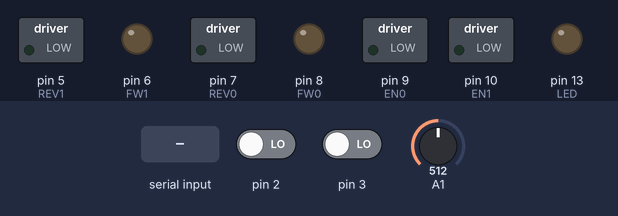
Simulated run of this sketch. Board: Arduino Nano, built with avr-gcc and run on an emulated ATmega328P. Parts: switched loads named in the sketch (green lamp = pin HIGH), output pins drawn as LEDs (lit = HIGH). The inputs (shaded band) are chosen by the test bench; at power-on: pin 2 LOW, pin 3 LOW, A1 = 512. What the sketch prints to the serial monitor is not drawn.

Above: at 2.2 s.
2.3 s: "T90\n" received over Serial
At 3.1 s:
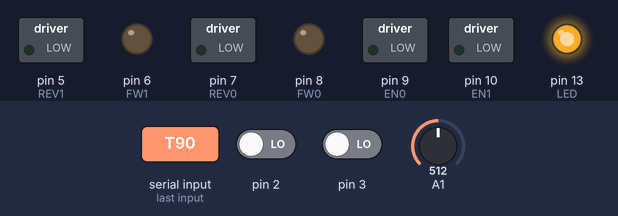
3.8 s: "T" received over Serial
At 4.4 s:
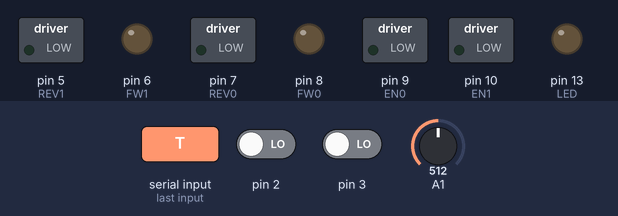
5.3 s: "T,45\n" received over Serial
At 6.6 s:
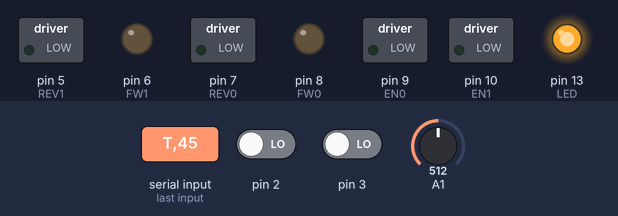
Timing chart, 0 to 8.3 s (numbered marks = the images above; inputs shaded):
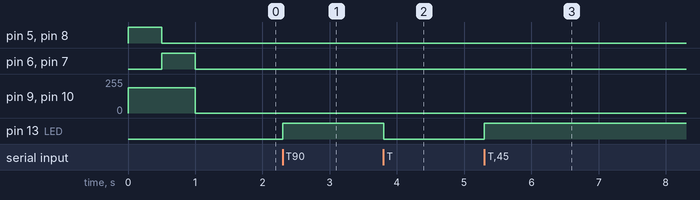

Measured:
- after the input at 2.3 s, pin 13 (LED): LOW → HIGH at once
- after the input at 3.8 s, pin 13 (LED): HIGH → LOW at once
- after the input at 5.3 s, pin 13 (LED): LOW → HIGH at once

The sketch:

Tech01MotorDriver.ino
```cpp
/*
  DC_Motor_Driver
  https://github.com/techn0man1ac/DC_Motor_Driver

  by Techn0man1ac Labs, 2022
*/

#define LED 13

//Left motor driver
#define EN1 10 // PWM
#define REV1 5
#define FW1 6

//Right motor driver
#define EN0 9 // PWM
#define REV0 7
#define FW0 8

#define PassReboot 32123 // Passwors for reboot CPU

int LeftMotor = 0; // -255..255
int RightMotor = 0; // In here right motor speed

long distanceLMotor = 0;
long distanceRMotor = 0;

long distanceLMTemp = 0;
long distanceRMTemp = 0;
bool MoveOn = false; // Move enable

unsigned long previousMillis = 0;
#define interval 100

unsigned int ADCBattRaw = 0;
float BattVoltage = 0.0;
unsigned int CPUVoltage = 0;

void setup() {
  pinMode(EN0, OUTPUT);
  digitalWrite(EN0, HIGH);
  pinMode(EN1, OUTPUT);
  digitalWrite(EN1, HIGH);
  pinMode(REV0, OUTPUT);
  digitalWrite(REV0, LOW);
  pinMode(REV1, OUTPUT);
  digitalWrite(REV1, LOW);
  pinMode(FW0, OUTPUT);
  digitalWrite(FW0, LOW);
  pinMode(FW1, OUTPUT);
  digitalWrite(FW1, LOW);
  pinMode(LED, OUTPUT);

  // Pins D9 and D10 - 4 kHz
  // TCCR1A = 0b00000001; // 8bit
  // TCCR1B = 0b00000010; // x8 phase correct
  // https://nerdytechy.com/how-to-change-the-pwm-frequency-of-arduino/

  MtrsSpdSet(64, -64); // Test move
  delay(500);
  MtrsSpdSet(-64, 64);
  delay(500);
  MtrsSpdSet(0, 0);

  Serial.begin(115200); // UART speed ESP8266 <-> Arduino Nano, must be same all boards
  Serial.setTimeout(5);  // sets the maximum milliseconds to wait for serial data

  attachInterrupt(1, sensLeftHall, CHANGE); // pin 3, Left
  attachInterrupt(0, sensRightHall, CHANGE); // pin 2, Right

  Serial.println("V0.2 Start "); // We redy
}

void sensLeftHall() {
  if (LeftMotor > 0) {
    distanceLMotor = distanceLMotor + 10;
  }
  if (LeftMotor < 0) {
    distanceLMotor = distanceLMotor - 10;
  }
}

void sensRightHall() {
  if (RightMotor > 0) {
    distanceRMotor = distanceRMotor + 10; // 10 mm, 1 cm
  }
  if (RightMotor < 0) {
    distanceRMotor = distanceRMotor - 10;
  }
}

void loop() {
  unsigned int ADCBattRaw = analogRead(A1);
  BattVoltage = ADCBattRaw * (15.5 / 1023.0); // 15.5 V max

  if (Serial.available() > 0) { //If in UART buffer have some datas
    char data = Serial.read(); // Read first character

    if (data == 'L') {
      LeftMotor = SerialParse();
    }

    if (data == 'R') {
      RightMotor = SerialParse();
    }

    if (data == 'T') {
      bool LEDState = SerialParse();
      digitalWrite(LED, LEDState);
    }

    if (data == 'M') { // Move
      if (MoveOn == false) {
        distanceLMTemp = SerialParse();
        distanceRMTemp = SerialParse();

        distanceLMTemp = distanceLMotor + distanceLMTemp;
        distanceRMTemp = distanceRMotor + distanceRMTemp;
        MoveOn = true;
      } else {
        Serial.println("On road=" + String(MoveOn) + " " + String(distanceLMTemp) + " " + String(distanceRMTemp));  // Send to device
      }
    }

    if (data == 'C') { // Forget distance
      distanceLMotor = 0;
      distanceRMotor = 0;
    }

    if (data == 'B') { // reBoot CPU
      int Password = SerialParse();
      if (Password == PassReboot) { // b32123 -> Reboot CPU
        reboot();
      }
    }
  }

  unsigned long currentMillis = millis();
  if (currentMillis - previousMillis > interval) {
    previousMillis = currentMillis;

    CPUVoltage = readVcc(); // Eat 2 ms CPU time, need location here
    Serial.println(String(distanceRMotor) + "," + String(distanceLMotor) + "," + String(BattVoltage) + "," + String(CPUVoltage));  // Send to device
  }

  if (BattVoltage > 10.0 && CPUVoltage > 4700) { // If battery CPU voltages in safe level
    MtrsSpdSet(LeftMotor, RightMotor); // l-255..255, r-255..255
  } else {
    MtrsSpdSet(0, 0); // All stop, battery protect
  }
}

void MtrsSpdSet(int lMotor, int rMotor) {
  if (lMotor > 0) {
    lMotor = 255 - lMotor;
    digitalWrite(REV1, HIGH);
    digitalWrite(FW1, LOW);
  } else if (lMotor == 0) {
    digitalWrite(REV1, LOW);
    digitalWrite(FW1, LOW);
  } else if (lMotor < 0) {
    lMotor = abs(lMotor);
    lMotor = 255 - lMotor;
    digitalWrite(REV1, LOW);
    digitalWrite(FW1, HIGH);
  }

  if (rMotor > 0) {
    rMotor = 255 - rMotor; // Inverse 255-245 -> 10, 255-100 -> 155
    digitalWrite(REV0, HIGH);
    digitalWrite(FW0, LOW);
  } else if (rMotor == 0) {
    digitalWrite(REV0, LOW);
    digitalWrite(FW0, LOW);
  } else if (rMotor < 0) {
    rMotor = abs(rMotor);
    rMotor = 255 - rMotor;
    digitalWrite(REV0, LOW);
    digitalWrite(FW0, HIGH);
  }

  analogWrite(EN1, lMotor);
  analogWrite(EN0, rMotor);
}

int readVcc(void) {
  // https://provideyourown.com/2012/secret-arduino-voltmeter-measure-battery-voltage/
  // Read 1.1V reference against AVcc
  // set the reference to Vcc and the measurement to the internal 1.1V reference
#if defined(__AVR_ATmega32U4__) || defined(__AVR_ATmega1280__) || defined(__AVR_ATmega2560__)
  ADMUX = _BV(REFS0) | _BV(MUX4) | _BV(MUX3) | _BV(MUX2) | _BV(MUX1);
#elif defined (__AVR_ATtiny24__) || defined(__AVR_ATtiny44__) || defined(__AVR_ATtiny84__)
  ADMUX = _BV(MUX5) | _BV(MUX0);
#elif defined (__AVR_ATtiny25__) || defined(__AVR_ATtiny45__) || defined(__AVR_ATtiny85__)
  ADMUX = _BV(MUX3) | _BV(MUX2);
#else
  ADMUX = _BV(REFS0) | _BV(MUX3) | _BV(MUX2) | _BV(MUX1);
#endif

  delay(2); // Wait for Vref to settle
  ADCSRA |= _BV(ADSC); // Start conversion
  while (bit_is_set(ADCSRA, ADSC)); // measuring

  uint8_t low  = ADCL; // must read ADCL first - it then locks ADCH
  uint8_t high = ADCH; // unlocks both

  int result = (high << 8) | low;

  result = 1125300L / result; // Calculate Vcc (in mV); 1125300 = 1.1*1023*1000
  return result; // Vcc in millivolts
}

int SerialParse() {
  int dataParse = Serial.parseInt();
  return dataParse;
}

void reboot(void) // Reboot CPU
{
  Serial.end ();  // if necessary

  asm ("cli");          // interrupts off

  // reset USART to reset defaults
#ifdef __AVR_ATmega8__
  UDR = 0;
  UCSRA = _BV (UDRE);
  UCSRB = 0;
  UCSRC = _BV (URSEL) | _BV (UCSZ1) |  _BV (UCSZ0);
  UBRRL = 0;
  UBRRH = 0;
#else
  UDR0   = 0;
  UCSR0A = _BV (UDRE0);
  UCSR0B = 0;
  UCSR0C = _BV (UCSZ01) |  _BV (UCSZ00);
  UBRR0L = 0;
  UBRR0H = 0;
#endif

  asm volatile ("eor r1,r1");     // make sure zero-register is zero
  asm volatile ("ldi r16,0xFF");  // end of RAM (0xFF)
  asm volatile ("sts 0x5E,r16");  // SPH
  asm volatile ("sts 0x5D,r16");  // SPL
  asm volatile ("eor r31,r31");   // Clear Z register
  asm volatile ("eor r30,r30");
  asm volatile ("ijmp");          // jump to (Z)
}
```
